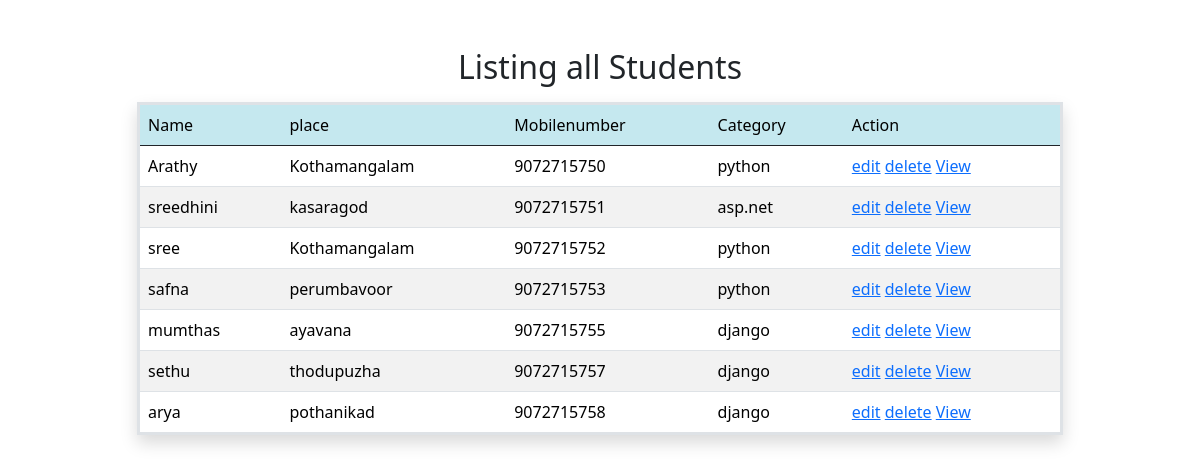
The app's page /student/all with its own data.
### stud/models.py (models this page shows)
class Student(models.Model):
    student_name=models.CharField(max_length=200,unique=True)
    place=models.CharField(max_length=200)
    Mobile_number=models.CharField(max_length=200)
    category_name=models.ForeignKey(Category,on_delete=models.CASCADE)

class Category(models.Model):
    category_name=models.CharField(max_length=200)
    def __str__(self):
        return self.category_name

### stud/views.py (the view)
# urls.py: path("student/all",views.StudentListView.as_view(),name='student-list'),
class StudentListView(ListView):
    template_name="stud_list.html"
    model=Student
    context_object_name="stud"

### stud/templates/stud_list.html (shortened to what this page needs)
<!DOCTYPE html>
<html lang="en">
<head>
    <link href="https://cdn.jsdelivr.net/npm/bootstrap@5.3.2/dist/css/bootstrap.min.css" rel="stylesheet">
</head>
<body>
<div class="container">
    <div class="row mt-5 ">
        <h2 class="text-center mb-3">Listing all Students</h2>
        <div class="col-1"></div>
        <div class="col-10 ">
            <table class="table table-striped table-hover  border border-3 border shadow">
                <tr class="table table-info border border-dark">
                    <td>Name</td>
                    <td>place</td>
                    <td>Mobilenumber</td>
                    <td>Category</td>
                    <td>Action</td>
                    </tr>
                    {%for s in stud%}
                    <tr>
                    <td>{{s.student_name}}</td>
                    <td>{{s.place}}</td>
                    <td>{{s.Mobile_number}}</td>
                    <td>{{s.category_name}}</td>
                     <td><a href="{% url 'student-update' s.id %}">edit</a>
                        <a href="{% url 'remove-student' s.id %}">delete</a>
                        <a href="{% url 'student-detail' s.id %}">View</a>
                    </td>
                    </tr>
                    {%endfor%}
                    </table>
                    </div>
                    </div>
                    </div>
                    </body>
                    </html>

### records on screen
Student: student_name "Arathy", place "Kothamangalam", Mobile_number "9072715750", category_name "python"
Student: student_name "sreedhini", place "kasaragod", Mobile_number "9072715751", category_name "asp.net"
Student: student_name "sree", place "Kothamangalam", Mobile_number "9072715752", category_name "python"
Student: student_name "safna", place "perumbavoor", Mobile_number "9072715753", category_name "python"
Student: student_name "mumthas", place "ayavana", Mobile_number "9072715755", category_name "django"
Student: student_name "sethu", place "thodupuzha", Mobile_number "9072715757", category_name "django"
Student: student_name "arya", place "pothanikad", Mobile_number "9072715758", category_name "django"
